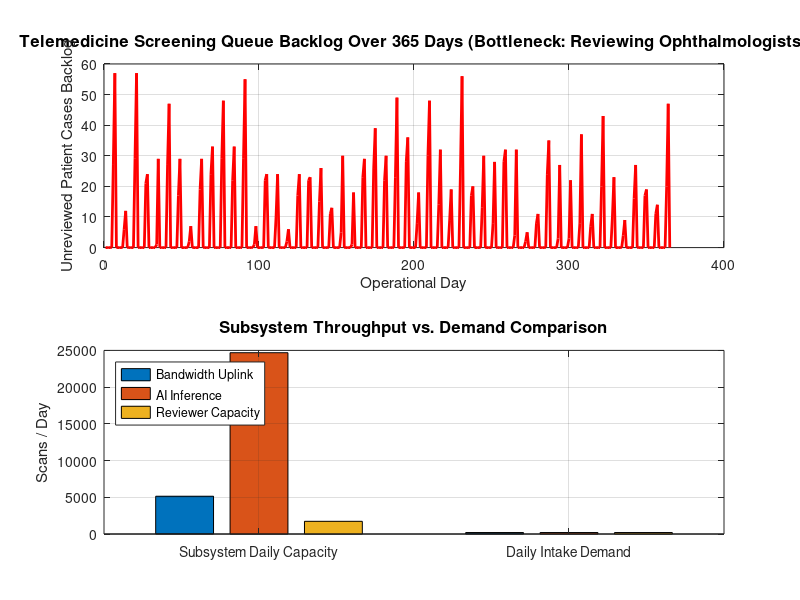

This chart was generated by the following MATLAB code:
%% =========================================================================
%% SIH26038: Telemedicine Workflow Discrete-Event Simulation Model
%% Sponsor: MathWorks · Theme: MedTech / BioTech / HealthTech
%% =========================================================================
% This MATLAB script simulates district-scale Diabetic Retinopathy screening
% across primary health centers (PHCs) and district hospital reading centers.
%
% Toolboxes Used:
% - Simulink
% - SimEvents (Discrete-Event Simulation)
% - Statistics and Machine Learning Toolbox
% =========================================================================

clear; clc; close all;

%% 1. Simulation Parameters Setup
num_cameras = 5;                     % Number of deployed portable fundus cameras
images_per_day_per_camera = 40;      % Average screenings per camera per day
bandwidth_mbps = 4.0;                % Available cellular uplink bandwidth in Mbps
ai_inference_time_sec = 3.5;         % Server-side AI processing time per scan
num_reviewers = 2;                   % Number of certified ophthalmologists in reading pool
avg_review_time_sec = 25;            % Target clinician review time (<30s per PS requirement)
sim_days = 365;                      % Simulation horizon (1 year)

fprintf('------------------------------------------------------------\n');
fprintf('SIH26038: District Telemedicine Screening Simulation\n');
fprintf('------------------------------------------------------------\n');
fprintf('Cameras Deployed: %d\n', num_cameras);
fprintf('Daily Patient Intake: %d patients/day\n', num_cameras * images_per_day_per_camera);
fprintf('Projected Annual Demand: %d patients/year\n', num_cameras * images_per_day_per_camera * 300);
fprintf('Reviewing Ophthalmologists: %d\n', num_reviewers);
fprintf('------------------------------------------------------------\n');

%% 2. Daily Capacity Calculations
image_size_mbits = 28.0;             % ~3.5MB uncompressed fundus image
sec_per_upload = image_size_mbits / max(0.1, bandwidth_mbps);
bandwidth_daily_capacity = floor((10 * 3600) / max(1.0, sec_per_upload)); % 10-hour uplink window

ai_daily_capacity = floor((24 * 3600) / max(0.5, ai_inference_time_sec));

reviewer_daily_sec = 6 * 3600;       % 6 clinical reading hours/day
reviewer_daily_capacity = floor(num_reviewers * (reviewer_daily_sec / max(5, avg_review_time_sec)));

capacities = [bandwidth_daily_capacity, ai_daily_capacity, reviewer_daily_capacity];
bottleneck_types = {'Bandwidth Uplink', 'AI Inference Server', 'Reviewing Ophthalmologists'};
[daily_max_throughput, min_idx] = min(capacities);
system_bottleneck = bottleneck_types{min_idx};

annual_capacity = daily_max_throughput * 300;

fprintf('Throughput Limits (Scans / Day):\n');
fprintf('  - Network Uplink Capacity: %d scans/day\n', bandwidth_daily_capacity);
fprintf('  - AI Compute Capacity:     %d scans/day\n', ai_daily_capacity);
fprintf('  - Clinician Review Pool:   %d scans/day\n', reviewer_daily_capacity);
fprintf('  => System Bottleneck:      %s\n', system_bottleneck);
fprintf('  => Max Annual Capacity:    %d patients/year\n', annual_capacity);
fprintf('------------------------------------------------------------\n');

%% 3. Discrete-Event Backlog Evolution Over Time
daily_demand = num_cameras * images_per_day_per_camera;
backlog = zeros(1, sim_days);
intake = zeros(1, sim_days);
processed = zeros(1, sim_days);

current_backlog = 0;
for d = 1:sim_days
    % Operational on weekdays (5.5 days equivalent)
    day_of_week = mod(d, 7);
    is_workday = (day_of_week ~= 0 && day_of_week ~= 6);
    
    if is_workday
        today_intake = round(daily_demand * (0.9 + 0.2 * rand())); % Poisson-like fluctuation
        today_capacity = daily_max_throughput;
    else
        today_intake = round(daily_demand * 0.15 * rand());        % Emergency camps only
        today_capacity = 0;
    end
    
    today_processed = min(current_backlog + today_intake, today_capacity);
    current_backlog = max(0, current_backlog + today_intake - today_processed);
    
    backlog(d) = current_backlog;
    intake(d) = today_intake;
    processed(d) = today_processed;
end

%% 4. Graphical Results Generation
figure('Name', 'SIH26038 Telemedicine Screening Simulation', 'Color', 'w');

subplot(2, 1, 1);
plot(1:sim_days, backlog, 'r-', 'LineWidth', 2);
grid on;
title(sprintf('Telemedicine Screening Queue Backlog Over 365 Days (Bottleneck: %s)', system_bottleneck), 'FontSize', 12, 'FontWeight', 'bold');
xlabel('Operational Day');
ylabel('Unreviewed Patient Cases Backlog');

subplot(2, 1, 2);
bar([bandwidth_daily_capacity, ai_daily_capacity, reviewer_daily_capacity; ...
     daily_demand, daily_demand, daily_demand], 'grouped');
grid on;
set(gca, 'XTickLabel', {'Subsystem Daily Capacity', 'Daily Intake Demand'});
legend('Bandwidth Uplink', 'AI Inference', 'Reviewer Capacity', 'Location', 'northwest');
title('Subsystem Throughput vs. Demand Comparison', 'FontSize', 12, 'FontWeight', 'bold');
ylabel('Scans / Day');

fprintf('Simulation complete. Review figures for demo presentation.\n');
